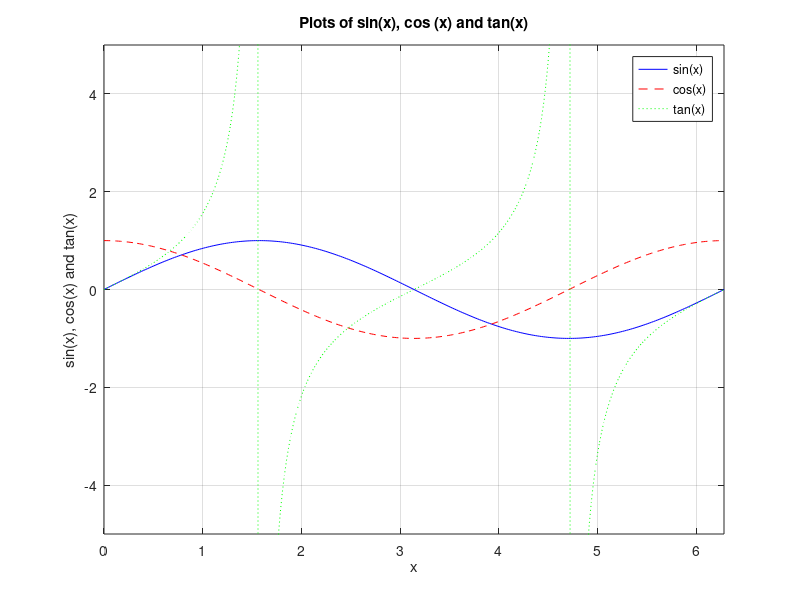

The MATLAB script that drew this image:
x=linspace(0,2*pi,300);
y1=sin(x);
y2=cos(x);
plot(x,y1,'b-')
hold on
plot(x,y2,'r--')
grid on
axis([0 2*pi -5 5])
hold on
y3=tan(x)
plot(x,y3,'g:')
ylabel ('sin(x), cos(x) and tan(x)')
xlabel ('x')
title ('Plots of sin(x), cos (x) and tan(x)')
legend('sin(x)','cos(x)','tan(x)')